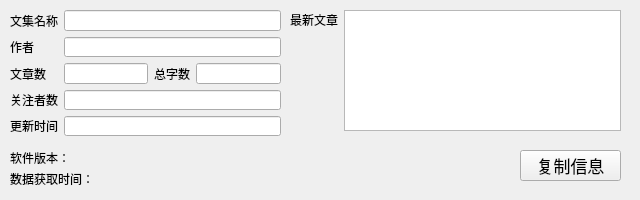
<?xml version="1.0" encoding="UTF-8"?>
<ui version="4.0">
 <class>NotebookDataWindow</class>
 <widget class="QWidget" name="NotebookDataWindow">
  <property name="geometry">
   <rect>
    <x>0</x>
    <y>0</y>
    <width>640</width>
    <height>200</height>
   </rect>
  </property>
  <property name="minimumSize">
   <size>
    <width>640</width>
    <height>200</height>
   </size>
  </property>
  <property name="maximumSize">
   <size>
    <width>640</width>
    <height>200</height>
   </size>
  </property>
  <property name="windowTitle">
   <string>文集信息 - </string>
  </property>
  <widget class="QWidget" name="gridLayoutWidget_13">
   <property name="geometry">
    <rect>
     <x>10</x>
     <y>10</y>
     <width>271</width>
     <height>126</height>
    </rect>
   </property>
   <layout class="QGridLayout" name="gridLayout_13">
    <item row="2" column="3">
     <widget class="QLineEdit" name="TotalWordage">
      <property name="enabled">
       <bool>true</bool>
      </property>
      <property name="mouseTracking">
       <bool>true</bool>
      </property>
      <property name="focusPolicy">
       <enum>Qt::NoFocus</enum>
      </property>
      <property name="text">
       <string/>
      </property>
     </widget>
    </item>
    <item row="3" column="1" colspan="3">
     <widget class="QLineEdit" name="SubscribersCount">
      <property name="enabled">
       <bool>true</bool>
      </property>
      <property name="mouseTracking">
       <bool>true</bool>
      </property>
      <property name="focusPolicy">
       <enum>Qt::NoFocus</enum>
      </property>
      <property name="text">
       <string/>
      </property>
     </widget>
    </item>
    <item row="1" column="1" colspan="3">
     <widget class="QLineEdit" name="Author">
      <property name="enabled">
       <bool>true</bool>
      </property>
      <property name="mouseTracking">
       <bool>true</bool>
      </property>
      <property name="focusPolicy">
       <enum>Qt::NoFocus</enum>
      </property>
      <property name="text">
       <string/>
      </property>
     </widget>
    </item>
    <item row="3" column="0">
     <widget class="QLabel" name="label_48">
      <property name="text">
       <string>关注者数</string>
      </property>
     </widget>
    </item>
    <item row="2" column="0">
     <widget class="QLabel" name="label_47">
      <property name="text">
       <string>文章数</string>
      </property>
     </widget>
    </item>
    <item row="2" column="2">
     <widget class="QLabel" name="label_45">
      <property name="text">
       <string>总字数</string>
      </property>
     </widget>
    </item>
    <item row="0" column="0">
     <widget class="QLabel" name="label_46">
      <property name="text">
       <string>文集名称</string>
      </property>
     </widget>
    </item>
    <item row="2" column="1">
     <widget class="QLineEdit" name="ArticlesCount">
      <property name="enabled">
       <bool>true</bool>
      </property>
      <property name="mouseTracking">
       <bool>true</bool>
      </property>
      <property name="focusPolicy">
       <enum>Qt::NoFocus</enum>
      </property>
      <property name="text">
       <string/>
      </property>
     </widget>
    </item>
    <item row="0" column="1" colspan="3">
     <widget class="QLineEdit" name="NotebookName">
      <property name="enabled">
       <bool>true</bool>
      </property>
      <property name="mouseTracking">
       <bool>true</bool>
      </property>
      <property name="focusPolicy">
       <enum>Qt::NoFocus</enum>
      </property>
      <property name="text">
       <string/>
      </property>
     </widget>
    </item>
    <item row="1" column="0">
     <widget class="QLabel" name="label_44">
      <property name="text">
       <string>作者</string>
      </property>
     </widget>
    </item>
    <item row="4" column="0">
     <widget class="QLabel" name="label_49">
      <property name="text">
       <string>更新时间</string>
      </property>
     </widget>
    </item>
    <item row="4" column="1" colspan="3">
     <widget class="QLineEdit" name="UpdateTime">
      <property name="enabled">
       <bool>true</bool>
      </property>
      <property name="mouseTracking">
       <bool>true</bool>
      </property>
      <property name="focusPolicy">
       <enum>Qt::NoFocus</enum>
      </property>
      <property name="text">
       <string/>
      </property>
     </widget>
    </item>
   </layout>
  </widget>
  <widget class="QWidget" name="gridLayoutWidget_14">
   <property name="geometry">
    <rect>
     <x>290</x>
     <y>10</y>
     <width>331</width>
     <height>121</height>
    </rect>
   </property>
   <layout class="QGridLayout" name="gridLayout_14">
    <item row="0" column="0">
     <widget class="QLabel" name="label_6">
      <property name="text">
       <string>最新文章</string>
      </property>
     </widget>
    </item>
    <item row="1" column="0">
     <spacer name="verticalSpacer_6">
      <property name="orientation">
       <enum>Qt::Vertical</enum>
      </property>
      <property name="sizeType">
       <enum>QSizePolicy::Fixed</enum>
      </property>
      <property name="sizeHint" stdset="0">
       <size>
        <width>20</width>
        <height>101</height>
       </size>
      </property>
     </spacer>
    </item>
    <item row="0" column="1" rowspan="2">
     <widget class="QListWidget" name="RecentlyArticles">
      <property name="focusPolicy">
       <enum>Qt::NoFocus</enum>
      </property>
     </widget>
    </item>
   </layout>
  </widget>
  <widget class="QPushButton" name="CopyButton">
   <property name="geometry">
    <rect>
     <x>520</x>
     <y>150</y>
     <width>101</width>
     <height>31</height>
    </rect>
   </property>
   <property name="font">
    <font>
     <pointsize>13</pointsize>
    </font>
   </property>
   <property name="text">
    <string>复制信息</string>
   </property>
  </widget>
  <widget class="QWidget" name="gridLayoutWidget_4">
   <property name="geometry">
    <rect>
     <x>10</x>
     <y>150</y>
     <width>211</width>
     <height>36</height>
    </rect>
   </property>
   <layout class="QGridLayout" name="gridLayout_4">
    <item row="0" column="1">
     <widget class="QLabel" name="Version">
      <property name="text">
       <string/>
      </property>
     </widget>
    </item>
    <item row="0" column="0">
     <widget class="QLabel" name="label_21">
      <property name="text">
       <string>软件版本：</string>
      </property>
     </widget>
    </item>
    <item row="1" column="0">
     <widget class="QLabel" name="label_19">
      <property name="text">
       <string>数据获取时间：</string>
      </property>
     </widget>
    </item>
    <item row="1" column="1">
     <widget class="QLabel" name="DataTime">
      <property name="text">
       <string/>
      </property>
     </widget>
    </item>
   </layout>
  </widget>
 </widget>
 <tabstops>
  <tabstop>RecentlyArticles</tabstop>
  <tabstop>CopyButton</tabstop>
 </tabstops>
 <resources/>
 <connections/>
</ui>
